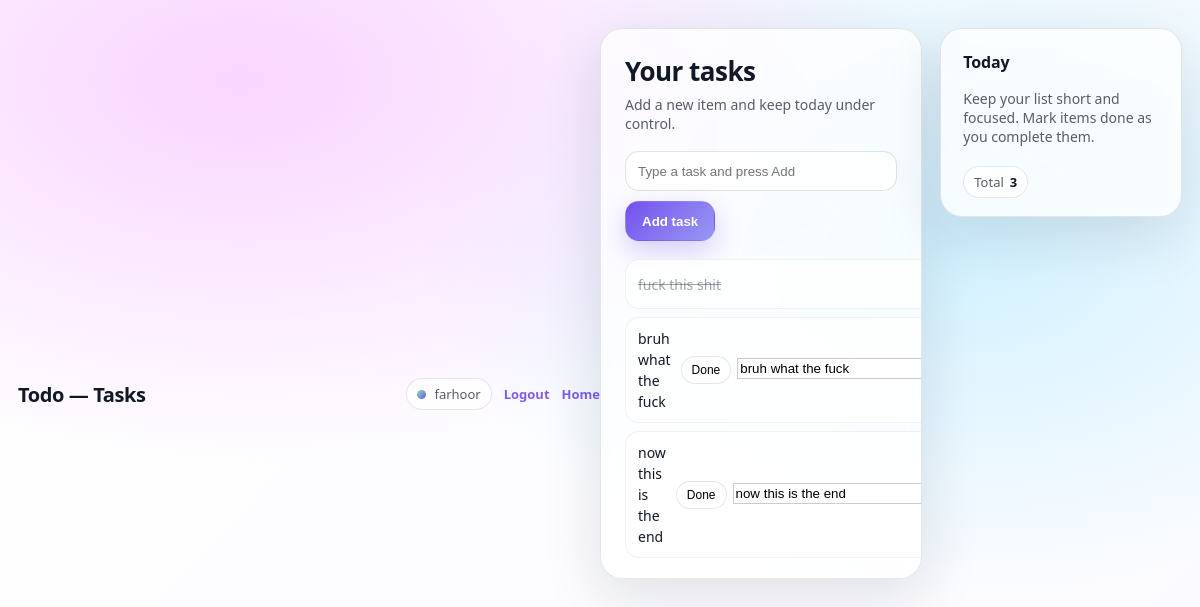
/tasks (signed in), run on the app's committed database.
### tables this page shows
CREATE TABLE tasks (
        id INTEGER PRIMARY KEY AUTOINCREMENT,
        user_id INTEGER NOT NULL,
        task TEXT NOT NULL,
        created_at TEXT DEFAULT CURRENT_TIMESTAMP, done INTEGER NOT NULL  DEFAULT 0,
        FOREIGN KEY (user_id) REFERENCES users(id) ON DELETE CASCADE
    );

### app/TaskController.php (called while the page is built, shortened)
<?php
class TaskController
{
    private PDO $pdo;
    public function __construct() {
        $dbPath = __DIR__ . "/../database/app.db";
        $this->pdo = new PDO("sqlite:" . $dbPath);
        $this->pdo->setAttribute(PDO::ATTR_ERRMODE, PDO::ERRMODE_EXCEPTION);
        $this->pdo->exec('PRAGMA foreign_keys = ON;');
    }
    public function list() {
        $userId = (int) Session::get('user_id');
        $stmt = $this->pdo->prepare(
            'SELECT id, task, done, created_at
             FROM tasks
             WHERE user_id = :user_id
             ORDER BY created_at DESC, id DESC'
        );
        $stmt->execute([':user_id' => $userId]);
        $tasks = $stmt->fetchAll(PDO::FETCH_ASSOC) ?: [];
        return require_once __DIR__ . "/../views/tasks.php";
    }
}

### route/router.php (called while the page is built, shortened)
<?php
class Route
{
    protected static $routes = ['GET' => [], 'POST' => []];
    public static function get($path, $action) {
        static::$routes['GET'][$path] = $action;
    }
    public static function post($path, $action) {
        static::$routes['POST'][$path] = $action;
    }
    public static function dispatch($method, $uri) {
        $method = strtoupper($method);
        $handler = static::$routes[$method][$uri];
        $method = $handler[1];
        try{
            $controller = new $controller();
            $controller->$method();
        } catch(Exception $e){
            http_response_code(500);
            die("500 | Server error");
        }
    }
}

### public/index.php (called while the page is built, shortened)
<?php
$uri = parse_url($_SERVER['REQUEST_URI'], PHP_URL_PATH);
require_once __DIR__ . '/../route/router.php';
Route::dispatch($method, $uri);

### views/tasks.php (the view, shortened to what this page needs)
<?php
$username = $_SESSION['username'] ?? 'Guest';
?>
<!doctype html>
<html lang="en">
<head>
</head>
<body>
<header class="app-header">
  <div class="app-title">Todo — Tasks</div>
  <div style="display:flex;align-items:center;gap:12px;">
    <div class="user-chip">
      <span class="badge-dot"></span>
      <span><?php echo htmlspecialchars($username, ENT_QUOTES, 'UTF-8'); ?></span>
    </div>
    <a class="link" href="/logout">Logout</a>
    <a class="link" href="/">Home</a>
  </div>
</header>
<main class="shell">
  <section class="card tasks-main" aria-label="Tasks">
    <h1>Your tasks</h1>
    <p>Add a new item and keep today under control.</p>
    <form class="new-task" action="/tasks" method="post">
      <input
        type="text"
        name="task"
        placeholder="Type a task and press Add"
        required
      />
      <button type="submit">Add task</button>
    </form>
    <ul class="task-list">
      <?php if (!empty($tasks) && is_array($tasks)): ?>
        <?php foreach ($tasks as $task): ?>
          <li class="task-item">
            <div class="task-text <?php echo $task['done'] ? 'done' : ''; ?>">
              <?php echo htmlspecialchars($task['task'], ENT_QUOTES, 'UTF-8'); ?>
            </div>
            <div class="task-actions">
              <?php if (!$task['done']): ?>
                <form action="/tasks/done" method="post" style="margin:0;">
                  <button class="btn-icon" type="submit">Done</button>
                </form>
                <form method="POST" action="/tasks/update" style="display: inline;">
                    <input type="text" name="task" value="<?= htmlspecialchars($task['task']) ?>"
                          style="width: 200px; border: 1px solid #ccc; padding: 2px;">
                </form>
              <?php endif; ?>
            </div>
          </li>
        <?php endforeach; ?>
      <?php endif; ?>
    </ul>
  </section>
  <aside class="card summary-card" aria-label="Summary">
    <h2>Today</h2>
    <p>Keep your list short and focused. Mark items done as you complete them.</p>
    <div style="display:flex;flex-wrap:wrap;gap:8px;margin-top:8px;">
      <div class="pill">
        Total
        <span><?php echo !empty($tasks) ? count($tasks) : 0; ?></span>
      </div>
    </div>
  </aside>
</main>
</body>
</html>

### views/tasks.php (style rules this page uses)
:root { --bg-1: #D1F1FF; --bg-2: #F9D5FF; --card: rgba(255,255,255,.78); --stroke: rgba(17,24,39,.10); --text: #111827; --muted: rgba(17,24,39,.70); --primary: #7450EF; --primary-2: #9999F3; --success: #7FE5B2; --danger: #E24B6A; --shadow: 0 18px 60px rgba(17,24,39,.12); --radius: 22px; }
* { box-sizing: border-box; }
body { margin: 0; min-height: 100vh; font-family: ui-sans-serif, system-ui, -apple-system, Segoe UI, Roboto, Arial; color: var(--text); background: radial-gradient(1200px 700px at 20% 10%, var(--bg-2), transparent 55%), radial-gradient(900px 600px at 80% 30%, var(--bg-1), transparent 60%), linear-gradient(135deg, #ffffff, #fbfbff); display: flex; justify-content: center; padding: 28px 18px; }
.shell { width: min(960px, 100%); display: grid; grid-template-columns: 1.2fr .9fr; gap: 18px; align-items: start; }
.card { background: var(--card); border-radius: var(--radius); border: 1px solid var(--stroke); box-shadow: var(--shadow); backdrop-filter: blur(10px); -webkit-backdrop-filter: blur(10px); overflow: hidden; }
header.app-header { width: min(960px, 100%); margin: 0 auto 12px; display: flex; align-items: center; justify-content: space-between; gap: 12px; }
.app-title { font-size: 20px; font-weight: 700; letter-spacing: -0.02em; }
.user-chip { display: inline-flex; align-items: center; gap: 8px; padding: 6px 10px; border-radius: 999px; border: 1px solid var(--stroke); background: rgba(255,255,255,.7); font-size: 13px; color: var(--muted); }
.badge-dot { width: 9px; height: 9px; border-radius: 50%; background: linear-gradient(135deg, var(--success), var(--primary)); }
a.link { color: rgba(116,80,239,.92); text-decoration: none; font-weight: 600; font-size: 13px; }
.tasks-main { padding: 24px 24px 20px; }
.tasks-main h1 { margin: 0 0 6px; font-size: 26px; letter-spacing: -0.02em; }
.tasks-main p { margin: 0 0 18px; color: var(--muted); font-size: 14px; }
form.new-task { display: flex; gap: 10px; margin-bottom: 18px; flex-wrap: wrap; }
form.new-task input[type="text"] { flex: 1 1 260px; padding: 10px 12px; border-radius: 14px; border: 1px solid rgba(17,24,39,.12); background: rgba(255,255,255,.82); min-height: 40px; outline: none; transition: border-color .12s ease, box-shadow .12s ease; }
form.new-task button { border-radius: 14px; border: 1px solid transparent; padding: 10px 16px; min-height: 40px; font-weight: 600; cursor: pointer; color: #fff; background: linear-gradient(135deg, var(--primary), var(--primary-2)); box-shadow: 0 10px 26px rgba(116,80,239,.28); transition: transform .1s ease, box-shadow .1s ease; }
ul.task-list { list-style: none; padding: 0; margin: 0; display: grid; gap: 8px; }
.task-item { display: flex; align-items: center; justify-content: space-between; gap: 10px; padding: 10px 12px; border-radius: 14px; border: 1px solid rgba(17,24,39,.06); background: rgba(255,255,255,.72); }
.task-text { font-size: 14px; line-height: 1.5; }
.task-text.done { text-decoration: line-through; color: rgba(17,24,39,.4); }
.task-actions { display: inline-flex; gap: 6px; flex-shrink: 0; }
.btn-icon { border-radius: 999px; padding: 6px 10px; border: 1px solid rgba(17,24,39,.10); background: rgba(255,255,255,.9); font-size: 12px; cursor: pointer; }
.summary-card { padding: 22px 22px 18px; display: grid; gap: 12px; }
.summary-card h2 { margin: 0 0 4px; font-size: 16px; letter-spacing: -0.01em; }
.summary-card p { margin: 0; font-size: 14px; color: var(--muted); }
.pill { display: inline-flex; align-items: center; gap: 6px; padding: 6px 10px; border-radius: 999px; border: 1px solid var(--stroke); background: rgba(255,255,255,.8); font-size: 13px; color: var(--muted); }
.pill span { font-weight: 600; color: var(--text); }

### data on the page
tasks: task "fuck this shit"
tasks: task "bruh what the fuck"
tasks: task "now this is the end"

### other printed values
$username "farhoor"
count($tasks) "3"
